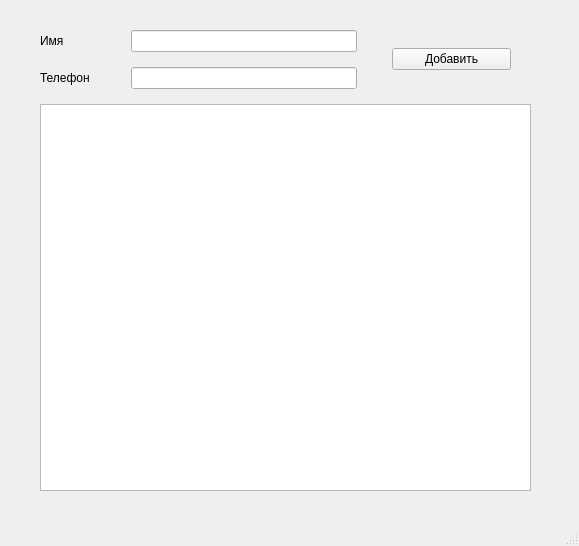
<?xml version="1.0" encoding="UTF-8"?>
<ui version="4.0">
 <class>MainWindow</class>
 <widget class="QMainWindow" name="MainWindow">
  <property name="geometry">
   <rect>
    <x>0</x>
    <y>0</y>
    <width>579</width>
    <height>546</height>
   </rect>
  </property>
  <property name="windowTitle">
   <string>Записная книжка</string>
  </property>
  <widget class="QWidget" name="centralwidget">
   <widget class="QWidget" name="verticalLayoutWidget_7">
    <property name="geometry">
     <rect>
      <x>40</x>
      <y>30</y>
      <width>491</width>
      <height>461</height>
     </rect>
    </property>
    <layout class="QVBoxLayout" name="verticalLayout_7" stretch="2,7">
     <property name="spacing">
      <number>15</number>
     </property>
     <item>
      <layout class="QHBoxLayout" name="horizontalLayout" stretch="2,1">
       <item>
        <layout class="QVBoxLayout" name="verticalLayout">
         <item>
          <layout class="QHBoxLayout" name="horizontalLayout_2" stretch="1,3">
           <item>
            <layout class="QVBoxLayout" name="verticalLayout_3">
             <item>
              <widget class="QLabel" name="label">
               <property name="text">
                <string>Имя</string>
               </property>
              </widget>
             </item>
            </layout>
           </item>
           <item>
            <layout class="QVBoxLayout" name="verticalLayout_4">
             <item>
              <widget class="QLineEdit" name="lineEdit"/>
             </item>
            </layout>
           </item>
          </layout>
         </item>
         <item>
          <layout class="QHBoxLayout" name="horizontalLayout_3" stretch="1,3">
           <item>
            <layout class="QVBoxLayout" name="verticalLayout_5">
             <item>
              <widget class="QLabel" name="label_2">
               <property name="text">
                <string>Телефон</string>
               </property>
              </widget>
             </item>
            </layout>
           </item>
           <item>
            <layout class="QVBoxLayout" name="verticalLayout_6">
             <item>
              <widget class="QLineEdit" name="lineEdit_2"/>
             </item>
            </layout>
           </item>
          </layout>
         </item>
        </layout>
       </item>
       <item>
        <layout class="QVBoxLayout" name="verticalLayout_2">
         <property name="leftMargin">
          <number>20</number>
         </property>
         <property name="rightMargin">
          <number>20</number>
         </property>
         <item>
          <widget class="QPushButton" name="pushButton">
           <property name="text">
            <string>Добавить</string>
           </property>
          </widget>
         </item>
        </layout>
       </item>
      </layout>
     </item>
     <item>
      <widget class="QPlainTextEdit" name="plainTextEdit"/>
     </item>
    </layout>
   </widget>
  </widget>
  <widget class="QStatusBar" name="statusbar"/>
 </widget>
 <resources/>
 <connections/>
</ui>
